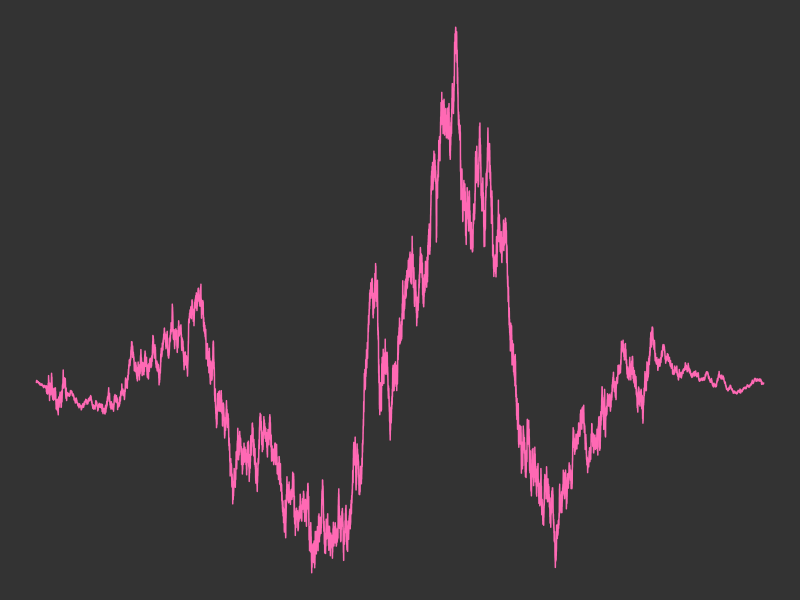

This chart was generated by the following R code:
# create banner
library(tidyverse)
library(e1071)

set.seed(4)

n <- 100000
dat <- tibble(
  x = 1:n,
  y = c(rbridge(1, n))
)

for(i in 1:100) {
  end <- round(rbeta(1, 2, 2) * n)
  start <- round(rbeta(1, 2, 2) * n)
  if(start > end) {
    tmp <- start
    start <- end
    end <- tmp
  }
  m <- end - start
  dat$y[start:end] <- dat$y[start:end] + c(rbridge(1, m + 1))
}

pic <- ggplot(dat, aes(x,y)) +
  geom_path(colour = "#ff69b4") +
  theme_void() +
  theme(plot.background = element_rect(
    fill = "#333333",
    colour = "#333333"
  ))

ggsave(
  filename = here::here("static", "header", "banner.png"),
  plot = pic,
  width = 5000/300,
  height = 1000/300,
  dpi = 300
)
